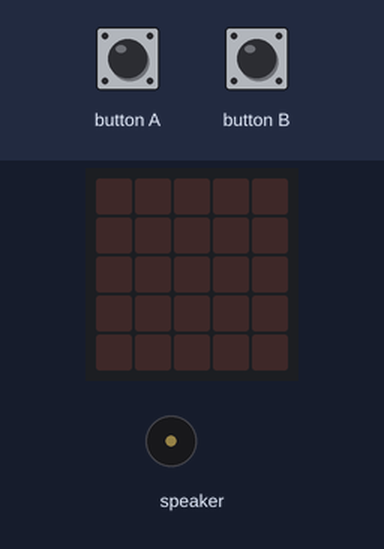
Bench run of a program on a simulated Calliope mini (MakeCode). Parts: the board's 5×5 LED display, buzzer (waves = sounding). The test bench sets the inputs (shaded band).

Above: at 1.2 s.
1.3 s: button B pressed for 0.15 s
At 1.9 s:
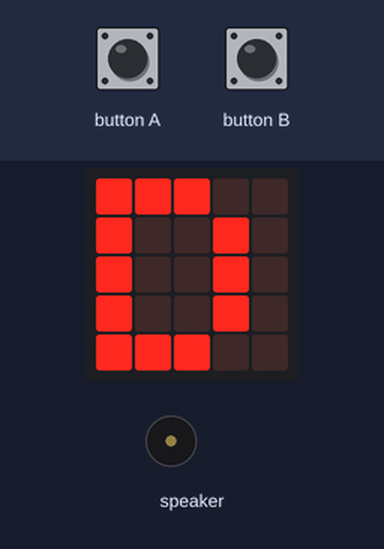
4.4 s: button A pressed for 0.15 s
At 4.77 s:
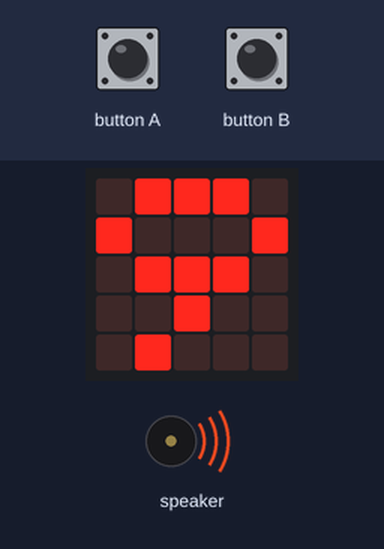
7.4 s: button B pressed for 0.15 s
At 12.57 s:
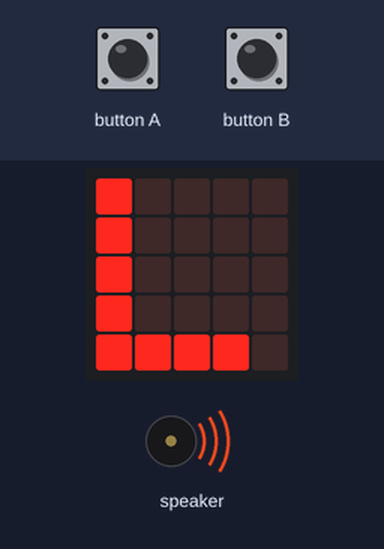
13.4 s: button A pressed for 0.15 s
Timing chart, 0 to 23.5 s (numbered marks = the images above; inputs shaded):
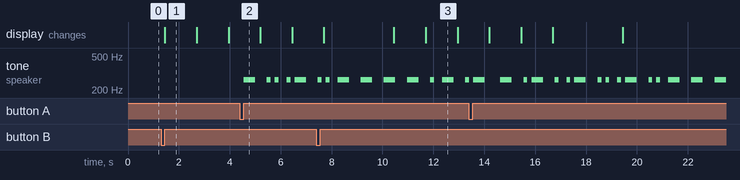

Measured:
- after the input at 1.3 s, the display: changes after 0.15 s (image 1)
- after the input at 4.4 s, tone on speaker: plays 262 Hz for 0.45 s, 262 Hz for 0.15 s, 262 Hz for 0.15 s, 262 Hz for 0.15 s, 262 Hz for 0.45 s, starting after 0.15 s
- after the input at 7.4 s, the display: first differs from a run without the input after 3.1 s (image 3 shows a later state)
- what the display in image 1 shows lasts 1.2 s, from 1.5 s to 2.7 s

The program:

main.ts
```typescript
function cwK () {
    lang()
    kurz()
    lang()
}
function cwD () {
    lang()
    kurz()
    kurz()
}
input.onButtonPressed(Button.A, function () {
    cwD()
    p_kurz()
    cwL()
    p_kurz()
    cw9()
    p_kurz()
    cwK()
    p_kurz()
    cwC()
    p_kurz()
    cwE()
})
function p_kurz () {
    music.setTempo(400)
    music.rest(music.beat(BeatFraction.Whole))
}
function p_lang () {
    music.setTempo(133)
    music.playTone(262, music.beat(BeatFraction.Whole))
    music.rest(music.beat(BeatFraction.Whole))
}
input.onButtonPressed(Button.B, function () {
    basic.showString("D")
    basic.pause(500)
    basic.showString("L")
    basic.pause(500)
    basic.showString("9")
    basic.pause(500)
    basic.showString("K")
    basic.pause(500)
    basic.showString("C")
    basic.pause(500)
    basic.showString("E")
    basic.pause(2000)
    basic.clearScreen()
})
function cw9 () {
    lang()
    lang()
    lang()
    lang()
    kurz()
}
function cwC () {
    lang()
    kurz()
    lang()
    kurz()
}
function cwL () {
    kurz()
    lang()
    kurz()
    kurz()
}
function kurz () {
    music.setTempo(400)
    music.playTone(262, music.beat(BeatFraction.Whole))
    music.rest(music.beat(BeatFraction.Whole))
}
function cwE () {
    kurz()
}
function lang () {
    music.setTempo(133)
    music.playTone(262, music.beat(BeatFraction.Whole))
    music.rest(music.beat(BeatFraction.Whole))
}
basic.forever(function () {

})
```

test.ts
```typescript
// Hier kann man Tests durchführen; diese Datei wird nicht kompiliert, wenn dieses Paket als Erweiterung verwendet wird.
```
